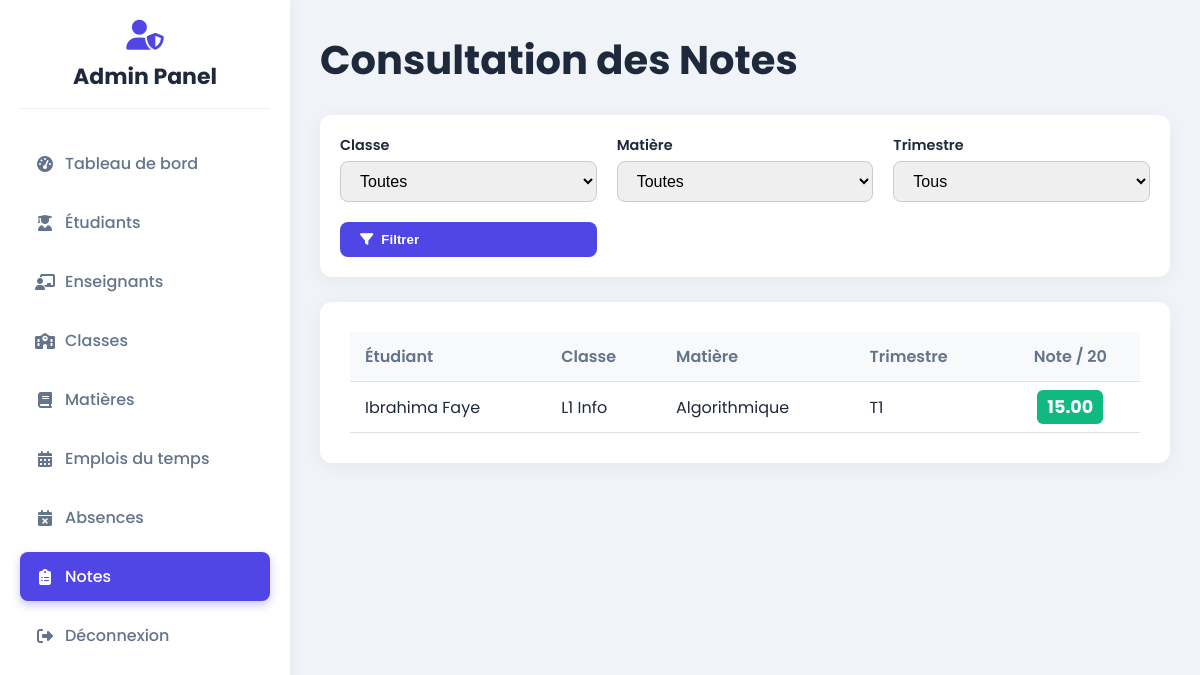
Screenshot of /admin/notes.php (signed in) with the database file from the repository.
### tables this page shows
CREATE TABLE IF NOT EXISTS `notes` (
  `id` int NOT NULL AUTO_INCREMENT,
  `etudiant_id` int DEFAULT NULL,
  `matiere_id` int DEFAULT NULL,
  `trimestre` enum('T1','T2','T3') DEFAULT NULL,
  `note` decimal(5,2) DEFAULT NULL,
  PRIMARY KEY (`id`),
  UNIQUE KEY `unique_note_par_etudiant` (`etudiant_id`,`matiere_id`,`trimestre`),
  KEY `matiere_id` (`matiere_id`)
);

CREATE TABLE IF NOT EXISTS `utilisateurs` (
  `id` int NOT NULL AUTO_INCREMENT,
  `nom` varchar(100) DEFAULT NULL,
  `prenom` varchar(100) DEFAULT NULL,
  `email` varchar(100) DEFAULT NULL,
  `mot_de_passe` varchar(255) DEFAULT NULL,
  `role` enum('admin','enseignant','etudiant') DEFAULT NULL,
  `statut` enum('actif','inactif') DEFAULT 'actif',
  PRIMARY KEY (`id`),
  UNIQUE KEY `email` (`email`)
);

CREATE TABLE IF NOT EXISTS `classes` (
  `id` int NOT NULL AUTO_INCREMENT,
  `nom` varchar(50) DEFAULT NULL,
  `niveau` varchar(50) DEFAULT NULL,
  `annee_scolaire` varchar(20) DEFAULT NULL,
  PRIMARY KEY (`id`)
);

CREATE TABLE IF NOT EXISTS `matieres` (
  `id` int NOT NULL AUTO_INCREMENT,
  `nom` varchar(100) DEFAULT NULL,
  `coefficient` int DEFAULT NULL,
  PRIMARY KEY (`id`)
);

### admin/notes.php (the view, shortened to what this page needs)
<?php
require_once '../config/db.php';
$sql = "
    SELECT n.id, n.note, n.trimestre,
           u.prenom, u.nom,
           c.nom as classe_nom,
           m.nom as matiere_nom
    FROM notes n
    JOIN etudiants e ON n.etudiant_id = e.id
    JOIN utilisateurs u ON e.utilisateur_id = u.id
    JOIN classes c ON e.classe_id = c.id
    JOIN matieres m ON n.matiere_id = m.id
";
$params = [];
$sql .= " ORDER BY c.nom, m.nom, u.nom, u.prenom";
$stmt = $pdo->prepare($sql);
$stmt->execute($params);
$notes = $stmt->fetchAll(PDO::FETCH_ASSOC);
?>
<!DOCTYPE html>
<html lang="fr">
<head>
    <link rel="stylesheet" href="https://cdnjs.cloudflare.com/ajax/libs/font-awesome/6.4.0/css/all.min.css">
</head>
<body>
<div class="dashboard-container">
    <aside class="sidebar">
        <div class="admin-header"><i class="fas fa-user-shield"></i><h2>Admin Panel</h2></div>
        <ul>
            <li><a href="dashboard.php"><i class="fas fa-tachometer-alt"></i> Tableau de bord</a></li>
            <li><a href="etudiants.php"><i class="fas fa-user-graduate"></i> Étudiants</a></li>
            <li><a href="enseignants.php"><i class="fas fa-chalkboard-teacher"></i> Enseignants</a></li>
            <li><a href="classes.php"><i class="fas fa-school"></i> Classes</a></li>
            <li><a href="matieres.php"><i class="fas fa-book"></i> Matières</a></li>
            <li><a href="emploi.php"><i class="fas fa-calendar-alt"></i> Emplois du temps</a></li>
            <li><a href="absences.php"><i class="fas fa-calendar-times"></i> Absences</a></li>
            <li><a href="notes.php" class="active"><i class="fas fa-clipboard-list"></i> Notes</a></li>
            <li><a href="../auth/logout.php"><i class="fas fa-sign-out-alt"></i> Déconnexion</a></li>
        </ul>
    </aside>
    <main class="main-content">
        <div class="page-header">
            <h1>Consultation des Notes</h1>
        </div>
        <div class="filter-bar">
            <form action="notes.php" method="GET" style="display:contents;">
                <div class="form-group"><label for="filter_classe">Classe</label><select name="classe_id" id="filter_classe" class="form-control"><option value="">Toutes</option></select></div>
                <div class="form-group"><label for="filter_matiere">Matière</label><select name="matiere_id" id="filter_matiere" class="form-control"><option value="">Toutes</option></select></div>
                <div class="form-group"><label for="filter_trimestre">Trimestre</label><select name="trimestre" id="filter_trimestre" class="form-control"><option value="">Tous</option></select></div>
                <button type="submit" class="btn btn-primary" style="align-self: flex-end;"><i class="fas fa-filter"></i> Filtrer</button>
            </form>
        </div>
        <div class="table-container">
            <table>
                <thead>
                    <tr>
                        <th>Étudiant</th>
                        <th>Classe</th>
                        <th>Matière</th>
                        <th>Trimestre</th>
                        <th style="text-align:center;">Note / 20</th>
                    </tr>
                </thead>
                <tbody>
                    <?php if (empty($notes)): ?>
                        <tr><td colspan="5" style="text-align:center;">Aucune note trouvée pour les filtres sélectionnés.</td></tr>
                    <?php else: ?>
                        <?php foreach ($notes as $note): ?>
                            <tr>
                                <td><?= htmlspecialchars($note['prenom'] . ' ' . $note['nom']) ?></td>
                                <td><?= htmlspecialchars($note['classe_nom']) ?></td>
                                <td><?= htmlspecialchars($note['matiere_nom']) ?></td>
                                <td><?= htmlspecialchars($note['trimestre']) ?></td>
                                <td style="text-align:center;">
                                    <?php
                                        $val = floatval($note['note']);
                                        $class = 'note-medium';
                                        if ($val >= 12) $class = 'note-good';
                                    ?>
                                    <span class="note-badge <?= $class ?>"><?= number_format($val, 2) ?></span>
                                </td>
                            </tr>
                        <?php endforeach; ?>
                    <?php endif; ?>
                </tbody>
            </table>
        </div>
    </main>
</div>
</body>
</html>

### admin/notes.php (style rules this page uses)
:root { --sidebar-bg:#fff;--main-bg:#f0f4f8;--text-dark:#1e293b;--text-light:#64748b;--primary-color:#4f46e5;--primary-light:rgba(79,70,229,.1);--success-color:#10b981;--danger-color:#ef4444;--warning-color:#f59e0b;--white:#fff; }
body { background-color:var(--main-bg);margin:0;font-family:'Poppins',sans-serif;color:var(--text-dark); }
.dashboard-container { display:flex; }
.sidebar { width:250px;background:var(--sidebar-bg);color:#333;min-height:100vh;padding:20px;box-shadow:2px 0 15px rgba(0,0,0,.05);position:fixed;top:0;left:0; }
.sidebar .admin-header { text-align:center;margin-bottom:30px;padding-bottom:15px;border-bottom:1px solid #eee; }
.sidebar .admin-header i { font-size:30px;color:var(--primary-color);margin-bottom:10px; }
.sidebar .admin-header h2 { margin:0;font-size:22px;color:var(--text-dark); }
.sidebar ul { list-style:none;padding:0; }
.sidebar ul li { margin:10px 0; }
.sidebar ul li a { color:var(--text-light);text-decoration:none;font-weight:500;display:flex;align-items:center;padding:12px 15px;border-radius:8px;transition:all .3s ease; }
.sidebar ul li a i { margin-right:10px;width:20px;text-align:center; }
.sidebar ul li a.active,.sidebar ul li a:hover { background:var(--primary-color);color:var(--white);box-shadow:0 4px 10px rgba(79,70,229,.3); }
.main-content { margin-left:290px;padding:30px;width:calc(100% - 250px); }
.page-header { display:flex;justify-content:space-between;align-items:center;margin-bottom:25px; }
.page-header h1 { font-size:2.5rem;font-weight:700;color:var(--text-dark);margin:0; }
.btn { display:inline-flex;align-items:center;gap:8px;padding:10px 20px;border-radius:8px;text-decoration:none;font-weight:600;transition:all .3s ease;border:none;cursor:pointer; }
.btn-primary { background:var(--primary-color);color:var(--white); }
.filter-bar { background:var(--white);padding:20px;border-radius:12px;margin-bottom:25px;display:grid;grid-template-columns:repeat(auto-fit, minmax(200px, 1fr));gap:20px;align-items:flex-end;box-shadow:0 4px 20px rgba(0,0,0,.05); }
.filter-bar .form-group { display:flex;flex-direction:column; }
.filter-bar label { font-weight:600;font-size:.9rem;margin-bottom:5px; }
.filter-bar .form-control { padding:10px 15px;border-radius:8px;border:1px solid #ccc;font-size:1rem; }
.table-container { background:var(--white);padding:30px;border-radius:12px;box-shadow:0 4px 20px rgba(0,0,0,.05); }
table { width:100%;border-collapse:collapse; }
table th,table td { padding:12px 15px;text-align:left;border-bottom:1px solid #dee2e6; }
table thead th { background-color:#f8f9fa;font-weight:600;color:var(--text-light); }
.note-badge { font-size:1.1rem;font-weight:700;padding:5px 10px;border-radius:6px;color:#fff; }
.note-good { background-color:var(--success-color); }

### rows the page displays
notes: utilisateurs.prenom+nom "Ibrahima Faye", classes.nom "L1 Info", matiere.nom "Algorithmique", trimestre "T1", note "15.00"
